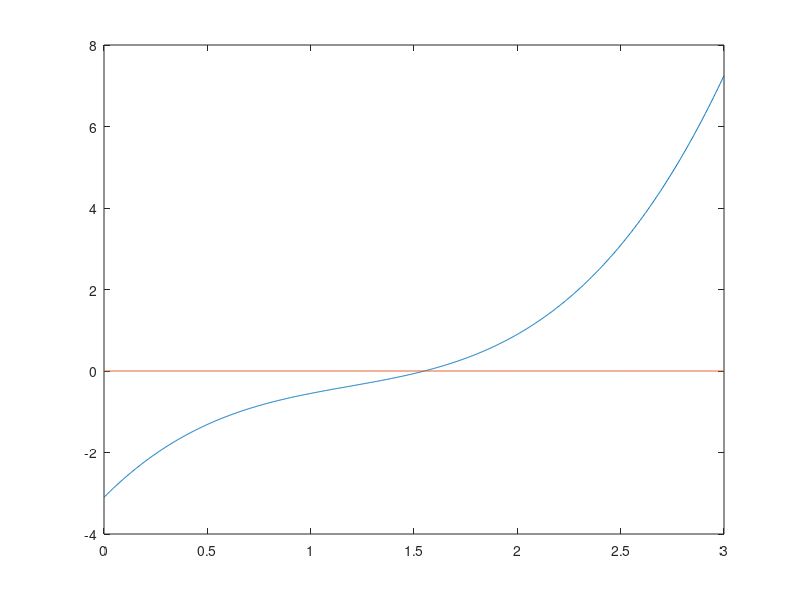

Here is the MATLAB script that generated this plot:
P = [1 -3.55 5.1 -3.1];
x = linspace(0,3,1000);
F = polyval(P,x);
plot(x,F);
hold on;
F1 = 0*x;
plot(x,F1);
hold off